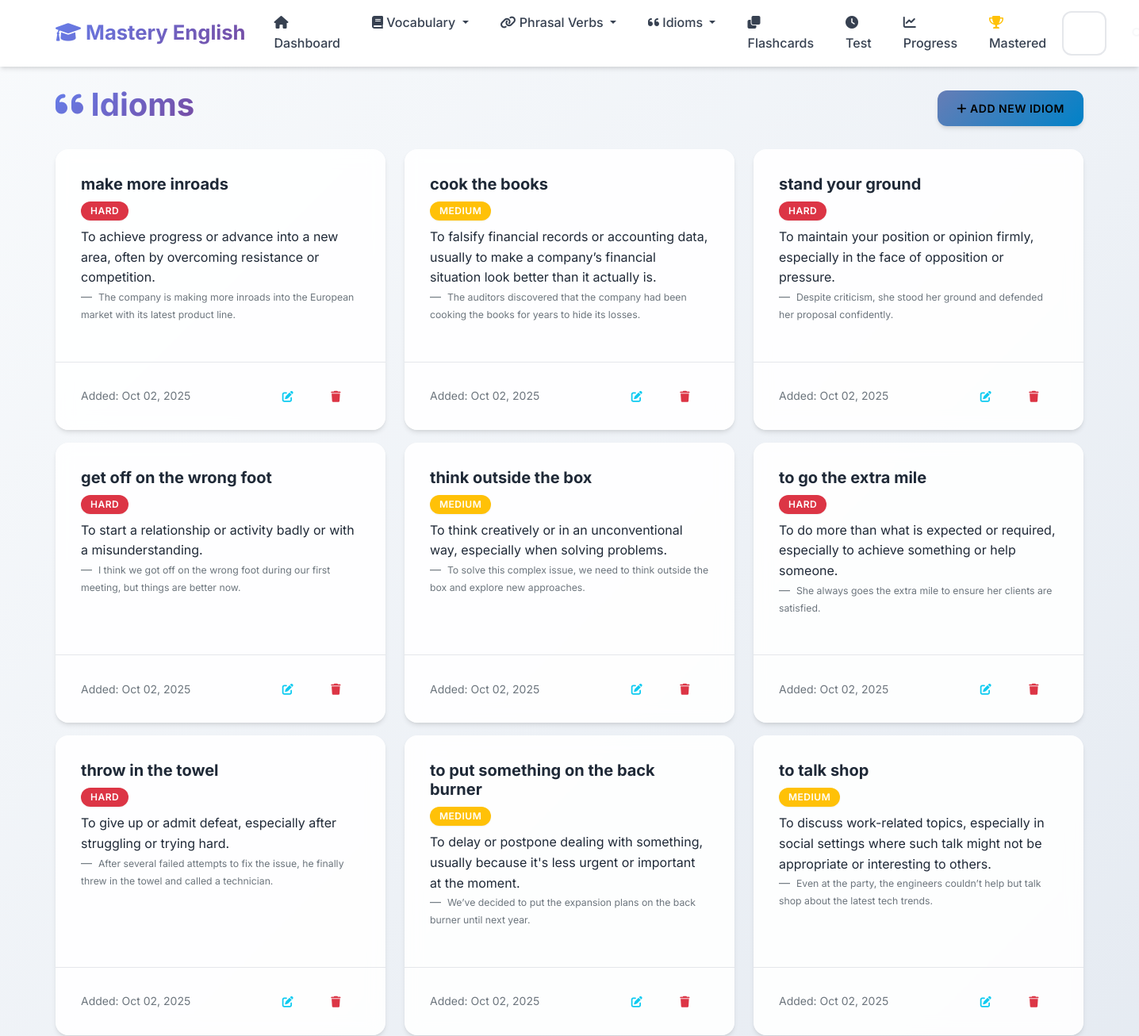
Page /idioms?page=3 (upper part) on the earlier database version.
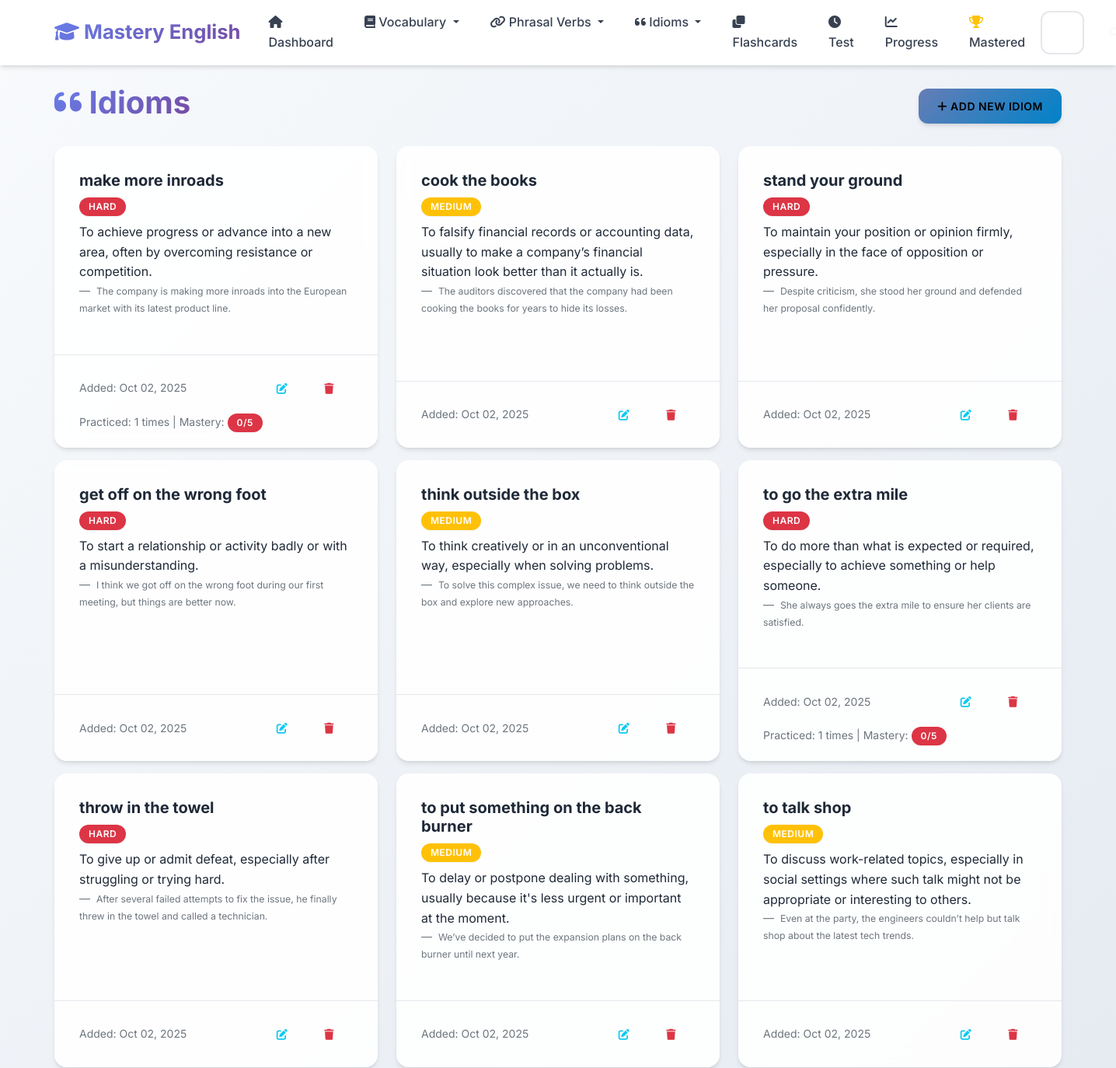
Same page on the later database version.
### app.py (models this page shows, shortened)
class Idiom(db.Model):
    __tablename__ = 'idioms'
    id = db.Column(db.Integer, primary_key=True)
    idiom = db.Column(db.String(200), nullable=False)
    meaning = db.Column(db.Text, nullable=False)
    example_sentence = db.Column(db.Text)
    origin = db.Column(db.Text)
    difficulty_level = db.Column(db.String(20), default='medium')
    date_added = db.Column(db.DateTime, default=datetime.utcnow)
    times_practiced = db.Column(db.Integer, default=0)
    last_practiced = db.Column(db.DateTime)
    mastery_level = db.Column(db.Integer, default=0)

### app.py (the view)
@app.route('/idioms')
def idioms_list():
    page = request.args.get('page', 1, type=int)
    idioms = Idiom.query.order_by(Idiom.date_added.desc()).paginate(
        page=page, per_page=10, error_out=False)
    return render_template('idioms_list.html', idioms=idioms)

### templates/idioms_list.html (shortened to what this page needs)
{% extends "base.html" %}
{% block content %}
<div class="row">
    <div class="col-12">
        <div class="d-flex justify-content-between align-items-center mb-4">
            <h1>
                <i class="fas fa-quote-left"></i> Idioms
            </h1>
            <a href="{{ url_for('add_idiom') }}" class="btn btn-info">
                <i class="fas fa-plus"></i> Add New Idiom
            </a>
        </div>
    </div>
</div>
{% if idioms.items %}
    <div class="row">
        {% for idiom in idioms.items %}
            <div class="col-md-6 col-lg-4 mb-3">
                <div class="card h-100">
                    <div class="card-body">
                        <h5 class="card-title">{{ idiom.idiom }}</h5>
                        <span class="badge bg-{% if idiom.difficulty_level == 'easy' %}success{% elif idiom.difficulty_level == 'hard' %}danger{% else %}warning{% endif %} mb-2">
                            {{ idiom.difficulty_level.title() }}
                        </span>
                        <p class="card-text">{{ idiom.meaning }}</p>
                        {% if idiom.example_sentence %}
                            <blockquote class="blockquote-footer">
                                <small>{{ idiom.example_sentence }}</small>
                            </blockquote>
                        {% endif %}
                    </div>
                    <div class="card-footer bg-transparent">
                        <div class="d-flex justify-content-between align-items-center">
                            <small class="text-muted">
                                Added: {{ idiom.date_added.strftime('%b %d, %Y') }}
                            </small>
                            <div class="btn-group" role="group">
                                <a href="{{ url_for('edit_idiom', id=idiom.id) }}" class="btn btn-sm btn-outline-info">
                                    <i class="fas fa-edit"></i>
                                </a>
                                <button type="button" class="btn btn-sm btn-outline-danger" onclick="confirmDelete('{{ idiom.idiom }}', '{{ url_for('delete_idiom', id=idiom.id) }}')">
                                    <i class="fas fa-trash"></i>
                                </button>
                            </div>
                        </div>
                        {% if idiom.times_practiced > 0 %}
                            <div class="mt-2">
                                <small class="text-muted">
                                    Practiced: {{ idiom.times_practiced }} times
                                    | Mastery:
                                    <span class="badge bg-{% if idiom.mastery_level >= 4 %}success{% elif idiom.mastery_level >= 2 %}warning{% else %}danger{% endif %}">
                                        {{ idiom.mastery_level }}/5
                                    </span>
                                </small>
                            </div>
                        {% endif %}
                    </div>
                </div>
            </div>
        {% endfor %}
    </div>
{% endif %}
{% endblock %}

Differences in the rows shown:
changed Idiom "make more inroads": times_practiced (not shown) → "1"; mastery_level (not shown) → "0"
changed Idiom "to go the extra mile": times_practiced (not shown) → "1"; mastery_level (not shown) → "0"
